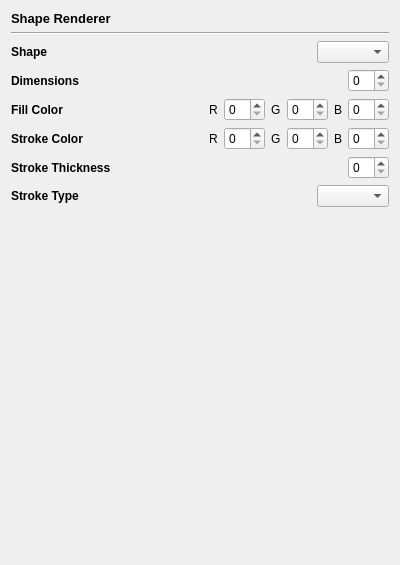
<?xml version="1.0" encoding="UTF-8"?>
<ui version="4.0">
 <class>ShapeRendererWidget</class>
 <widget class="QWidget" name="ShapeRendererWidget">
  <property name="geometry">
   <rect>
    <x>0</x>
    <y>0</y>
    <width>400</width>
    <height>565</height>
   </rect>
  </property>
  <property name="windowTitle">
   <string>Form</string>
  </property>
  <layout class="QVBoxLayout" name="verticalLayout">
   <item>
    <widget class="QLabel" name="label">
     <property name="font">
      <font>
       <pointsize>10</pointsize>
       <weight>75</weight>
       <bold>true</bold>
      </font>
     </property>
     <property name="text">
      <string>Shape Renderer</string>
     </property>
    </widget>
   </item>
   <item>
    <widget class="Line" name="line">
     <property name="orientation">
      <enum>Qt::Horizontal</enum>
     </property>
    </widget>
   </item>
   <item>
    <layout class="QHBoxLayout" name="horizontalLayout">
     <item>
      <widget class="QLabel" name="ObjectType">
       <property name="font">
        <font>
         <weight>75</weight>
         <bold>true</bold>
        </font>
       </property>
       <property name="text">
        <string>Shape</string>
       </property>
      </widget>
     </item>
     <item>
      <spacer name="horizontalSpacer_3">
       <property name="orientation">
        <enum>Qt::Horizontal</enum>
       </property>
       <property name="sizeHint" stdset="0">
        <size>
         <width>40</width>
         <height>20</height>
        </size>
       </property>
      </spacer>
     </item>
     <item>
      <widget class="QComboBox" name="ShapeComboBOx">
       <property name="currentText">
        <string/>
       </property>
      </widget>
     </item>
    </layout>
   </item>
   <item>
    <layout class="QHBoxLayout" name="horizontalLayout_2">
     <item>
      <widget class="QLabel" name="Radius">
       <property name="font">
        <font>
         <weight>75</weight>
         <bold>true</bold>
        </font>
       </property>
       <property name="text">
        <string>Dimensions</string>
       </property>
      </widget>
     </item>
     <item>
      <spacer name="horizontalSpacer_2">
       <property name="orientation">
        <enum>Qt::Horizontal</enum>
       </property>
       <property name="sizeHint" stdset="0">
        <size>
         <width>40</width>
         <height>20</height>
        </size>
       </property>
      </spacer>
     </item>
     <item>
      <widget class="QSpinBox" name="RadiusValue"/>
     </item>
    </layout>
   </item>
   <item>
    <layout class="QHBoxLayout" name="StrokeColorLayout_2">
     <item>
      <widget class="QLabel" name="Radius_6">
       <property name="font">
        <font>
         <weight>75</weight>
         <bold>true</bold>
        </font>
       </property>
       <property name="text">
        <string>Fill Color</string>
       </property>
      </widget>
     </item>
     <item>
      <spacer name="horizontalSpacer_7">
       <property name="orientation">
        <enum>Qt::Horizontal</enum>
       </property>
       <property name="sizeHint" stdset="0">
        <size>
         <width>40</width>
         <height>20</height>
        </size>
       </property>
      </spacer>
     </item>
     <item>
      <widget class="QLabel" name="label_6">
       <property name="text">
        <string>R</string>
       </property>
      </widget>
     </item>
     <item>
      <widget class="QSpinBox" name="FillRedValue"/>
     </item>
     <item>
      <widget class="QLabel" name="label_7">
       <property name="text">
        <string>G</string>
       </property>
      </widget>
     </item>
     <item>
      <widget class="QSpinBox" name="FillGreenValue"/>
     </item>
     <item>
      <widget class="QLabel" name="label_8">
       <property name="text">
        <string>B</string>
       </property>
      </widget>
     </item>
     <item>
      <widget class="QSpinBox" name="FillBlueValue"/>
     </item>
    </layout>
   </item>
   <item>
    <layout class="QHBoxLayout" name="StrokeColorLayout">
     <item>
      <widget class="QLabel" name="Radius_5">
       <property name="font">
        <font>
         <weight>75</weight>
         <bold>true</bold>
        </font>
       </property>
       <property name="text">
        <string>Stroke Color</string>
       </property>
      </widget>
     </item>
     <item>
      <spacer name="horizontalSpacer_6">
       <property name="orientation">
        <enum>Qt::Horizontal</enum>
       </property>
       <property name="sizeHint" stdset="0">
        <size>
         <width>40</width>
         <height>20</height>
        </size>
       </property>
      </spacer>
     </item>
     <item>
      <widget class="QLabel" name="label_2">
       <property name="text">
        <string>R</string>
       </property>
      </widget>
     </item>
     <item>
      <widget class="QSpinBox" name="StrokeRedValue"/>
     </item>
     <item>
      <widget class="QLabel" name="label_3">
       <property name="text">
        <string>G</string>
       </property>
      </widget>
     </item>
     <item>
      <widget class="QSpinBox" name="StrokeGreenValue"/>
     </item>
     <item>
      <widget class="QLabel" name="label_4">
       <property name="text">
        <string>B</string>
       </property>
      </widget>
     </item>
     <item>
      <widget class="QSpinBox" name="StrokeBlueValue"/>
     </item>
    </layout>
   </item>
   <item>
    <layout class="QHBoxLayout" name="StrokeThicknessLayout">
     <item>
      <widget class="QLabel" name="Radius_4">
       <property name="font">
        <font>
         <weight>75</weight>
         <bold>true</bold>
        </font>
       </property>
       <property name="text">
        <string>Stroke Thickness</string>
       </property>
      </widget>
     </item>
     <item>
      <spacer name="horizontalSpacer_4">
       <property name="orientation">
        <enum>Qt::Horizontal</enum>
       </property>
       <property name="sizeHint" stdset="0">
        <size>
         <width>40</width>
         <height>20</height>
        </size>
       </property>
      </spacer>
     </item>
     <item>
      <widget class="QSpinBox" name="StrokeThicknessValue"/>
     </item>
    </layout>
   </item>
   <item>
    <layout class="QHBoxLayout" name="horizontalLayout_4">
     <item>
      <widget class="QLabel" name="Radius_3">
       <property name="font">
        <font>
         <weight>75</weight>
         <bold>true</bold>
        </font>
       </property>
       <property name="text">
        <string>Stroke Type</string>
       </property>
      </widget>
     </item>
     <item>
      <spacer name="horizontalSpacer_5">
       <property name="orientation">
        <enum>Qt::Horizontal</enum>
       </property>
       <property name="sizeHint" stdset="0">
        <size>
         <width>40</width>
         <height>20</height>
        </size>
       </property>
      </spacer>
     </item>
     <item>
      <widget class="QComboBox" name="StrokeTypeComboBox"/>
     </item>
    </layout>
   </item>
   <item>
    <spacer name="verticalSpacer">
     <property name="orientation">
      <enum>Qt::Vertical</enum>
     </property>
     <property name="sizeHint" stdset="0">
      <size>
       <width>20</width>
       <height>40</height>
      </size>
     </property>
    </spacer>
   </item>
  </layout>
 </widget>
 <resources/>
 <connections/>
</ui>
